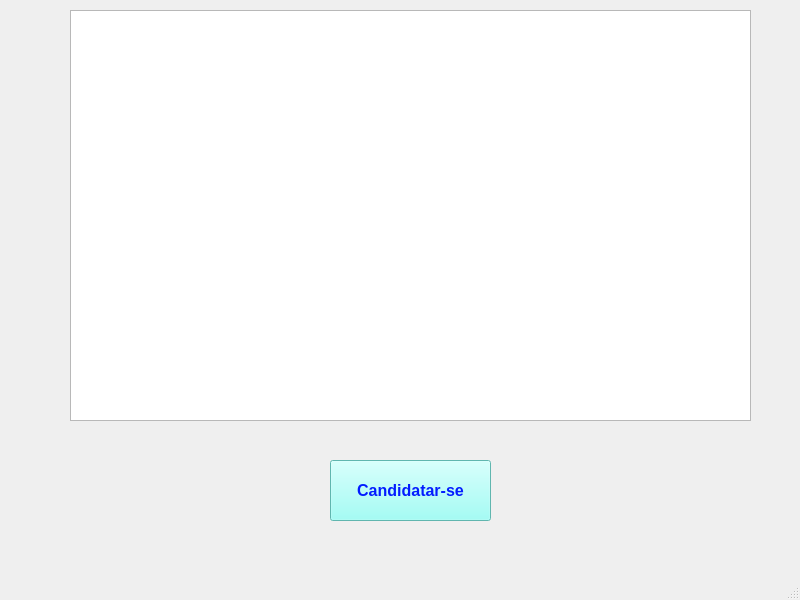
<?xml version="1.0" encoding="UTF-8"?>
<ui version="4.0">
 <class>MainWindow</class>
 <widget class="QMainWindow" name="MainWindow">
  <property name="geometry">
   <rect>
    <x>0</x>
    <y>0</y>
    <width>800</width>
    <height>600</height>
   </rect>
  </property>
  <property name="windowTitle">
   <string>MainWindow</string>
  </property>
  <widget class="QWidget" name="centralwidget">
   <widget class="QTextEdit" name="textEdit">
    <property name="geometry">
     <rect>
      <x>70</x>
      <y>10</y>
      <width>681</width>
      <height>411</height>
     </rect>
    </property>
   </widget>
   <widget class="QPushButton" name="pushButton">
    <property name="geometry">
     <rect>
      <x>330</x>
      <y>460</y>
      <width>161</width>
      <height>61</height>
     </rect>
    </property>
    <property name="font">
     <font>
      <pointsize>12</pointsize>
      <weight>75</weight>
      <bold>true</bold>
     </font>
    </property>
    <property name="styleSheet">
     <string notr="true">background-color: rgb(135, 255, 245);
color: rgb(3, 28, 255);</string>
    </property>
    <property name="text">
     <string>Candidatar-se</string>
    </property>
   </widget>
  </widget>
  <widget class="QMenuBar" name="menubar">
   <property name="geometry">
    <rect>
     <x>0</x>
     <y>0</y>
     <width>800</width>
     <height>21</height>
    </rect>
   </property>
  </widget>
  <widget class="QStatusBar" name="statusbar"/>
 </widget>
 <resources/>
 <connections/>
</ui>
